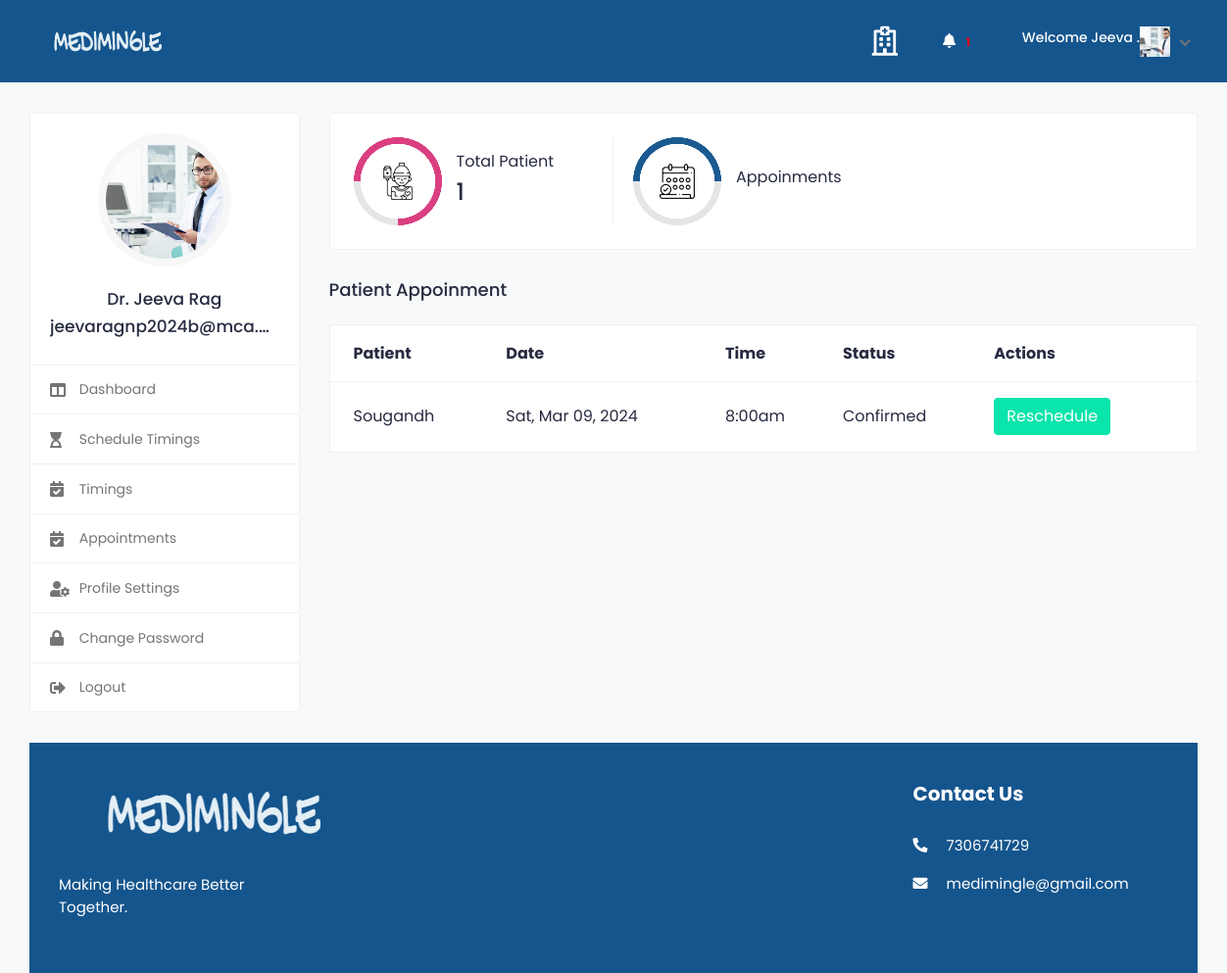
The app's page /doctor_dashboard/ (signed in), older data.
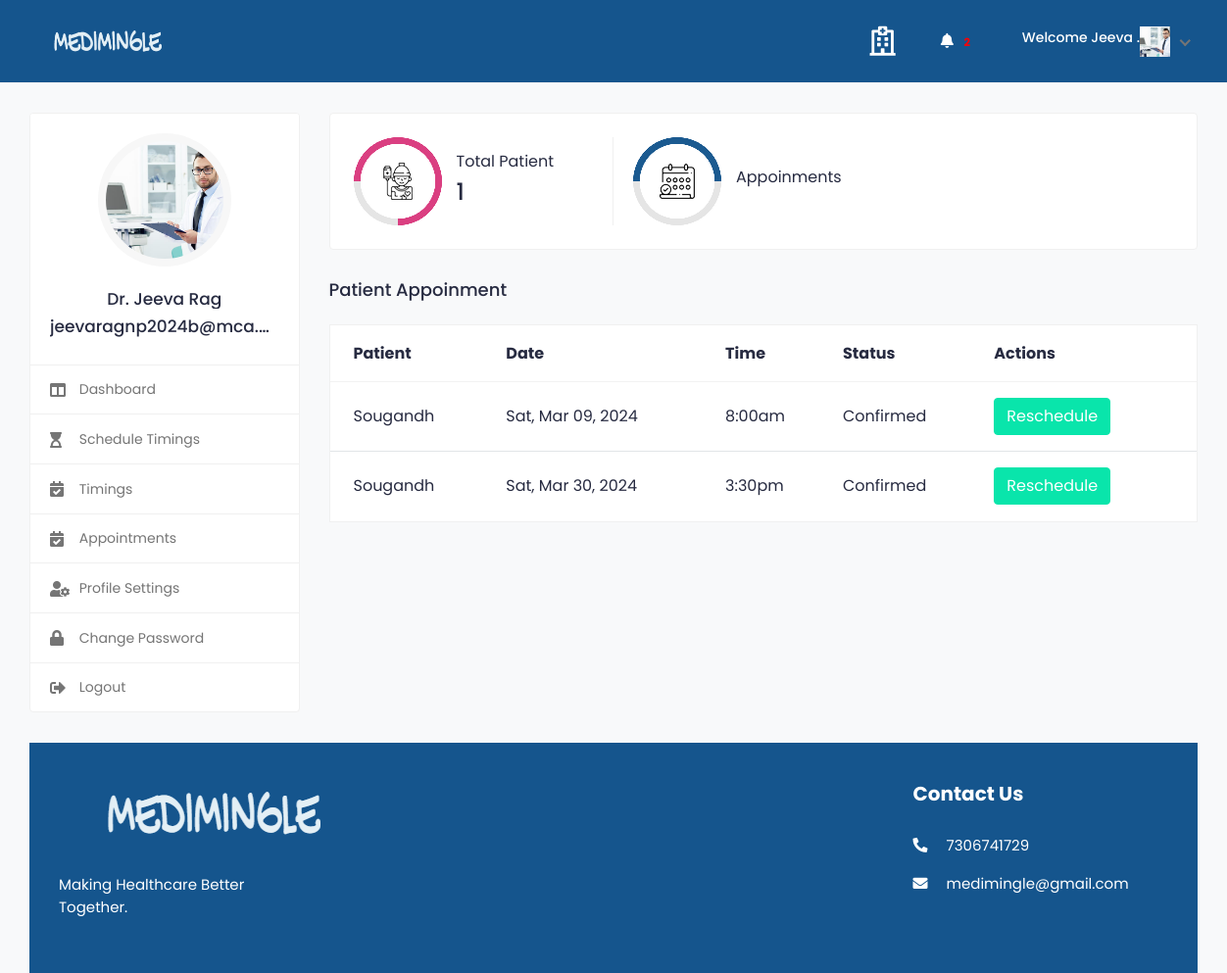
The same page, newer data.
### medi/models.py (models this page shows, shortened)
class Appointment(models.Model):
    doctor = models.ForeignKey(Doctor, on_delete=models.CASCADE)
    patient = models.ForeignKey(Patient, on_delete=models.CASCADE)
    appointment_datetime = models.CharField(max_length=20,null=True)
    appointment_time = models.CharField(max_length=20,null=True)
    is_confirmed = models.BooleanField(default=False)

class Patient(models.Model):
    user = models.OneToOneField(tbl_user, on_delete=models.CASCADE)
    profile_image = models.ImageField(upload_to='doctor/',default='patient8.jpg')
    city  = models.CharField(max_length=100, null=True,blank=True)
    state  = models.CharField(max_length=100, null=True)
    country  = models.CharField(max_length=100, null=True)
    gender  = models.CharField(max_length=50, null=True)
    blood_group  = models.CharField(max_length=50, null=True)
    date_joined = models.DateTimeField(default=datetime.now, blank=True)
    date_of_birth = models.DateField(null=True)
    address=models.TextField(null=True)
    pin=models.CharField(max_length=6,null=True)
    def __str__(self):
        return self.user.first_name

class tbl_user(AbstractUser):
    email=models.EmailField(unique=True)
    phone_number=models.CharField(max_length=15, null=True)
    USER_TYPE_CHOICES = (
        ('patient', 'Patient'),('doctor', 'Doctor'),
    )
    user_type = models.CharField(
        max_length=10,
        choices=USER_TYPE_CHOICES,
        default='patient',
    )
    is_email_verified = models.BooleanField(default=False)
    email_verification_token = models.CharField(max_length=255, blank=True, null=True)
    status= models.BooleanField(default=False)

### medi/views.py (the view)
# urls.py: path('doctor_dashboard/',views.doctor_dashboard,name='doctor_dashboard'),
@never_cache
@login_required(login_url='signin')
def doctor_dashboard(request):
    current_user = request.user
    current_doctor = get_object_or_404(Doctor, user=current_user)
    specialization = DoctorSpecialization.objects.filter(doctor=current_doctor)
    doctor_appointments = Appointment.objects.filter(doctor=request.user.doctor)
    notifications = Notification.objects.filter(doctor=current_doctor)
    n_count=notifications.count()
    if request.method == 'POST':
        patient_id = request.POST['status']
        accepted_patient = MedicalHistory.objects.get(id=patient_id)
        accepted_patient.is_active = True
        accepted_patient.save()
        return redirect('doctor_dashboard')
    pat=tbl_user.objects.filter(user_type='patient').exclude(is_superuser=True)
    pat_count=pat.count()
    context={
        "pat":pat,
        "pat_count":pat_count,
        "doctor": current_doctor,
        'specialization':specialization,
        'appointments': doctor_appointments,
        'notifications': notifications,
        "n_count":n_count
    }
    return render(request,'doctor_dashboard.html',context)

### templates/doctor_dashboard.html (shortened to what the changed rows need)
{% load static %}
{% include "includes/doc_header.html" %}
						<div class="col-md-7 col-lg-8 col-xl-9">
							<div class="row">
								<div class="col-md-12">
							<div class="row">
								<div class="col-md-12">
									<div class="appointment-tab">
										<div class="tab-content">
											<div class="tab-pane show active" id="upcoming-appointments">
												<div class="card card-table mb-0">
													<div class="card-body">
														<div class="table-responsive">
															<table class="table table-hover table-center mb-0">
																<thead>
																	<tr>
																		<th>Patient</th>
																		<th>Date</th>
																		<th>Time</th>
																		<th>Status</th>
																		<th>Actions</th>
																	</tr>
																</thead>
																<tbody>
																	{% for appointment in appointments %}
																		<tr>
																			<td>{{ appointment.patient }}</td>
																			<td>{{ appointment.appointment_datetime}}</td>
																			<td>{{ appointment.appointment_time}}</td>
																			<td>
																				{% if appointment.is_confirmed %}
																				  Confirmed
																				{% else %}
																				  Pending
																				{% endif %}
																				<td>
																					{% if not appointment.is_confirmed %}
																						<form action="{% url 'confirm_appointment' appointment.id %}" method="post">
																							{% csrf_token %}
																							<button type="submit" class="btn btn-success" name="action" value="approve">Approve</button>
																							<button type="submit" class="btn btn-danger" name="action" value="reject">Reject</button>
																						</form>
																						{% elif appointment.is_confirmed %}
																								<button type="submit" class="btn btn-primary" name="action" value="reschedule">Reschedule</button>
																					{% endif %}
																				</td>
																		</tr>
																	{% endfor %}
																</tbody>
															</table>
														</div>
													</div>
												</div>
											</div>
										</div>
									</div>
								</div>
							</div>
						</div>
					</div>
				</div>
			</div>
			<footer class="footer">
				<div class="footer-top">
					<div class="container-fluid">
						<div class="row">
							<div class="col-lg-3 col-md-6">
								<div class="footer-widget footer-contact">
									<h2 class="footer-title">Contact Us</h2>
								</div>
							</div>
						</div>
					</div>
				</div>
						</div>
					</div>
				</div>
	</body>
</html>

Row changes from the older to the newer data that the page shows:
added Appointment: patient "Sougandh", appointment_datetime "Sat, Mar 30, 2024", appointment_time "3:30pm", is_confirmed "Confirmed"
